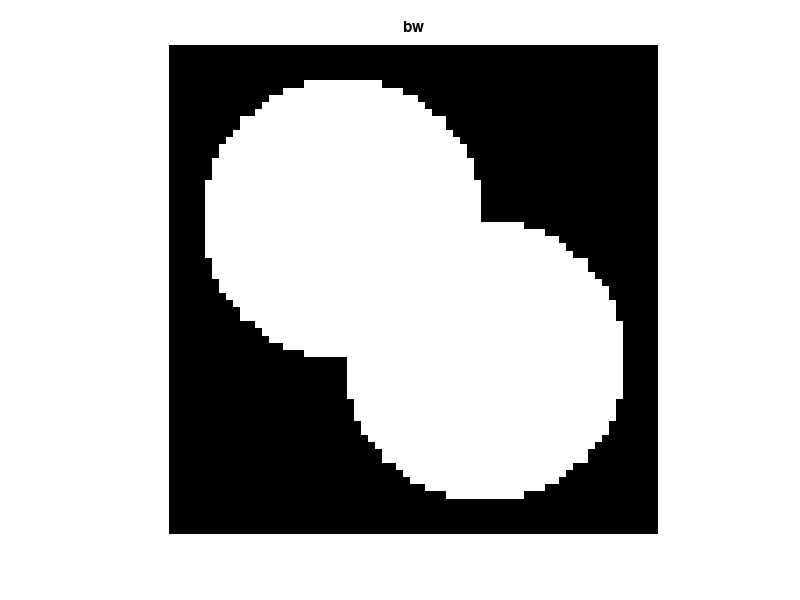
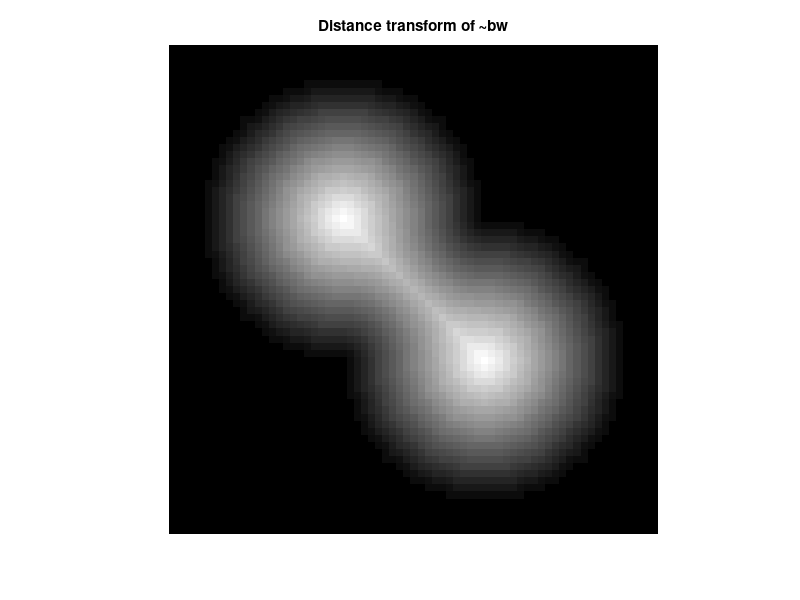
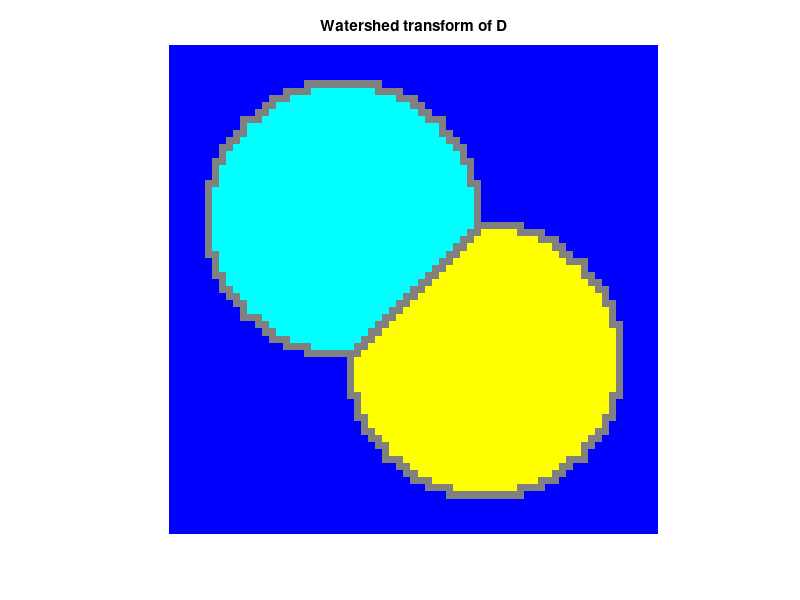

Here is the MATLAB script that generated these plots, in order:
center1 = -10;
center2 = -center1;
dist = sqrt(2*(2*center1)^2);
radius = dist/2 * 1.4;
lims = [floor(center1-1.2*radius) ceil(center2+1.2*radius)];
[x,y] = meshgrid(lims(1):lims(2));
bw1 = sqrt((x-center1).^2 + (y-center1).^2) <= radius;
bw2 = sqrt((x-center2).^2 + (y-center2).^2) <= radius;
bw = bw1 | bw2;
figure, imshow(bw,'InitialMagnification','fit'), title('bw')

D = bwdist(~bw);
figure, imshow(D,[],'InitialMagnification','fit')
title('Distance transform of ~bw')



D = -D;
D(~bw) = -Inf;

L = watershed(D);
rgb = label2rgb(L,'jet',[.5 .5 .5]);
figure, imshow(rgb,'InitialMagnification','fit')
title('Watershed transform of D')
